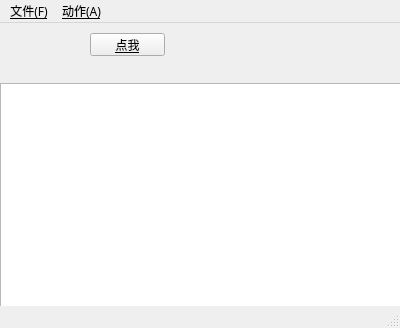
<ui version="4.0" >
 <class>MainWindow</class>
 <widget class="QMainWindow" name="MainWindow" >
  <property name="windowModality" >
   <enum>Qt::NonModal</enum>
  </property>
  <property name="geometry" >
   <rect>
    <x>0</x>
    <y>0</y>
    <width>400</width>
    <height>328</height>
   </rect>
  </property>
  <property name="sizePolicy" >
   <sizepolicy>
    <hsizetype>7</hsizetype>
    <vsizetype>7</vsizetype>
    <horstretch>0</horstretch>
    <verstretch>0</verstretch>
   </sizepolicy>
  </property>
  <property name="font" >
   <font>
    <family>宋体</family>
    <pointsize>9</pointsize>
    <italic>false</italic>
    <underline>true</underline>
   </font>
  </property>
  <property name="windowTitle" >
   <string>TestQT</string>
  </property>
  <property name="windowIcon" >
   <iconset/>
  </property>
  <property name="toolTip" >
   <string>ttttttttttt</string>
  </property>
  <widget class="QWidget" name="centralwidget" >
   <widget class="QPushButton" name="btnClickMe" >
    <property name="geometry" >
     <rect>
      <x>90</x>
      <y>10</y>
      <width>75</width>
      <height>23</height>
     </rect>
    </property>
    <property name="toolTip" >
     <string>&lt;html>&lt;head>&lt;meta name="qrichtext" content="1" />&lt;style type="text/css">
p, li { white-space: pre-wrap; }
&lt;/style>&lt;/head>&lt;body style=" font-family:'宋体'; font-size:9pt; font-weight:400; font-style:normal; text-decoration:none;">
&lt;p style=" margin-top:0px; margin-bottom:0px; margin-left:0px; margin-right:0px; -qt-block-indent:0; text-indent:0px;">&lt;span style=" font-weight:600;">ffff&lt;/span>&lt;/p>&lt;/body>&lt;/html></string>
    </property>
    <property name="text" >
     <string>点我</string>
    </property>
   </widget>
   <widget class="QTextEdit" name="textEdit" >
    <property name="geometry" >
     <rect>
      <x>0</x>
      <y>60</y>
      <width>401</width>
      <height>231</height>
     </rect>
    </property>
   </widget>
  </widget>
  <widget class="QMenuBar" name="menubar" >
   <property name="geometry" >
    <rect>
     <x>0</x>
     <y>0</y>
     <width>400</width>
     <height>18</height>
    </rect>
   </property>
   <widget class="QMenu" name="menu" >
    <property name="title" >
     <string>文件(&amp;F)</string>
    </property>
    <addaction name="actionQuit" />
   </widget>
   <widget class="QMenu" name="menu_A" >
    <property name="title" >
     <string>动作(&amp;A)</string>
    </property>
    <addaction name="action_M" />
   </widget>
   <addaction name="menu" />
   <addaction name="menu_A" />
  </widget>
  <widget class="QStatusBar" name="statusbar" />
  <action name="actionQuit" >
   <property name="text" >
    <string>退出(&amp;Q)</string>
   </property>
  </action>
  <action name="action_M" >
   <property name="text" >
    <string>点我(&amp;M)</string>
   </property>
  </action>
  <action name="actionBeatme" >
   <property name="text" >
    <string>beatme</string>
   </property>
  </action>
 </widget>
 <resources/>
 <connections/>
</ui>
